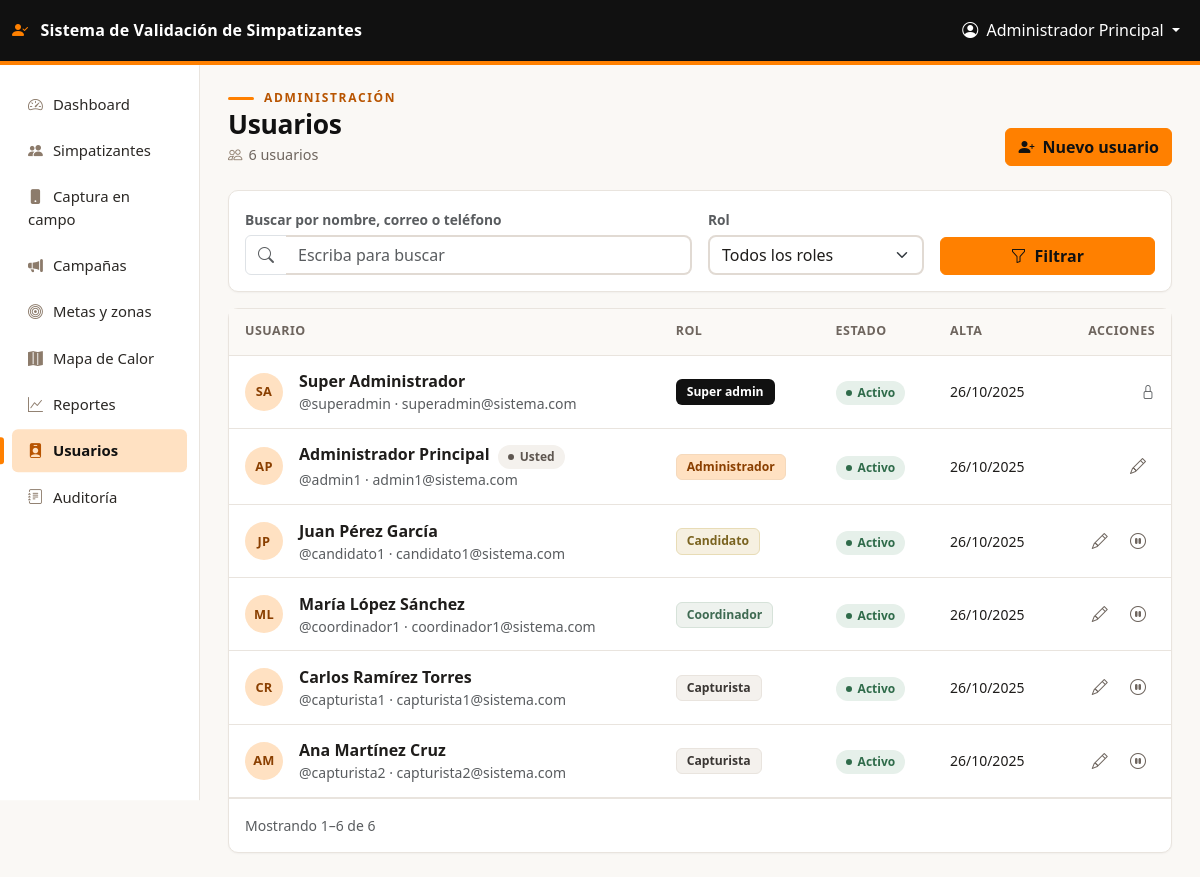
The page /public/usuarios/index.php (signed in) on the database its author committed.
### tables this page shows
CREATE TABLE IF NOT EXISTS usuarios (
    id INT AUTO_INCREMENT PRIMARY KEY,
    username VARCHAR(50) UNIQUE NOT NULL,
    email VARCHAR(100) UNIQUE NOT NULL,
    password VARCHAR(255) NOT NULL,
    nombre_completo VARCHAR(150) NOT NULL,
    rol ENUM('super_admin', 'admin', 'candidato', 'coordinador', 'capturista') NOT NULL DEFAULT 'capturista',
    activo TINYINT(1) DEFAULT 1,
    intentos_fallidos INT DEFAULT 0,
    bloqueado_hasta DATETIME NULL,
    whatsapp VARCHAR(20),
    twitter VARCHAR(100),
    instagram VARCHAR(100),
    facebook VARCHAR(100),
    youtube VARCHAR(100),
    tiktok VARCHAR(100),
    created_at TIMESTAMP DEFAULT CURRENT_TIMESTAMP,
    updated_at TIMESTAMP DEFAULT CURRENT_TIMESTAMP ON UPDATE CURRENT_TIMESTAMP,
    INDEX idx_rol (rol),
    INDEX idx_email (email),
    INDEX idx_activo (activo)
);

### config/Database.php (called while the page is built, shortened)
<?php
class Database {
    private static $instance = null;
    private $connection;
    private function __construct() {
        try {
            $dsn = "mysql:host=" . DB_HOST . ";dbname=" . DB_NAME . ";charset=" . DB_CHARSET;
            $options = [
                PDO::ATTR_ERRMODE => PDO::ERRMODE_EXCEPTION,
                PDO::ATTR_DEFAULT_FETCH_MODE => PDO::FETCH_ASSOC,
                PDO::ATTR_EMULATE_PREPARES => false,
                PDO::MYSQL_ATTR_INIT_COMMAND => "SET NAMES " . DB_CHARSET
            ];
            $this->connection = new PDO($dsn, DB_USER, DB_PASS, $options);
        } catch (PDOException $e) {
            error_log("Error de conexión a la base de datos: " . $e->getMessage());
            http_response_code(500);
            die("No fue posible conectar con la base de datos. Intente más tarde.");
        }
    }
    public static function getInstance() {
        if (self::$instance === null) {
            self::$instance = new self();
        }
        return self::$instance;
    }
    public function query($sql, $params = []) {
        try {
            $stmt = $this->connection->prepare($sql);
            $stmt->execute($params);
            return $stmt->fetchAll();
        } catch (PDOException $e) {
            $this->registrarError($e, "query");
            return false;
        }
    }
    public function queryOne($sql, $params = []) {
        try {
            $stmt = $this->connection->prepare($sql);
            $stmt->execute($params);
            return $stmt->fetch();
        } catch (PDOException $e) {
            $this->registrarError($e, "queryOne");
            return false;
        }
    }
}

### app/controllers/UsuarioController.php (called while the page is built, shortened)
<?php
require_once __DIR__ . '/../../config/Database.php';
require_once __DIR__ . '/../models/Usuario.php';
require_once __DIR__ . '/AuthController.php';
class UsuarioController {
    private $model;
    public function __construct() {
        $this->model = new Usuario();
        $this->auth = new AuthController();
    }
    public function listar($filtros = [], $page = 1) {
        $usuarios = $this->model->obtenerTodos($page, RECORDS_PER_PAGE, $filtros['rol'] ?? null, $filtros['buscar'] ?? null);
        $total = $this->model->contarTotal($filtros['rol'] ?? null, $filtros['buscar'] ?? null);
        $totalPaginas = ceil($total / RECORDS_PER_PAGE);
        return [
            'usuarios' => $usuarios,
            'total' => $total,
            'pagina_actual' => $page,
            'total_paginas' => $totalPaginas
        ];
    }
}

### app/controllers/AuthController.php (called while the page is built, shortened)
<?php
require_once __DIR__ . '/../../config/Database.php';
require_once __DIR__ . '/../models/Usuario.php';
require_once __DIR__ . '/../helpers/security.php';
class AuthController {
    public function estaAutenticado() {
        return true;
    }
    public function tieneRol($roles) {
        return in_array($_SESSION['rol'], $roles);
    }
    public function obtenerUsuarioId() {
        return $_SESSION['usuario_id'] ?? null;
    }
    public function obtenerRol() {
        return $_SESSION['rol'] ?? null;
    }
}

### app/models/Usuario.php (called while the page is built, shortened)
<?php
class Usuario {
    private $db;
    public function __construct() {
        $this->db = Database::getInstance();
    }
    private function buildSearchConditions($buscar, &$params) {
        if (!$buscar) {
            return '';
        }
        return "(nombre_completo LIKE ? OR email LIKE ? OR whatsapp LIKE ?)";
    }
    public function obtenerTodos($page = 1, $perPage = RECORDS_PER_PAGE, $rol = null, $buscar = null) {
        $offset = ($page - 1) * $perPage;
        $params = [];
        $conditions = [];
        $searchCondition = $this->buildSearchConditions($buscar, $params);
        $whereClause = !empty($conditions) ? "WHERE " . implode(" AND ", $conditions) : "";
        $sql = "SELECT id, username, email, nombre_completo, rol, activo, created_at
                FROM usuarios
                {$whereClause}
                ORDER BY created_at DESC LIMIT ? OFFSET ?";
        $params[] = $perPage;
        $params[] = $offset;
        return $this->db->query($sql, $params);
    }
    public function contarTotal($rol = null, $buscar = null) {
        $params = [];
        $conditions = [];
        $searchCondition = $this->buildSearchConditions($buscar, $params);
        $whereClause = !empty($conditions) ? "WHERE " . implode(" AND ", $conditions) : "";
        $sql = "SELECT COUNT(*) as total FROM usuarios {$whereClause}";
        $result = $this->db->queryOne($sql, $params);
        return $result['total'] ?? 0;
    }
}

### app/helpers/security.php (called while the page is built, shortened)
<?php
function seguridad_iniciar_sesion() {
    if (session_status() !== PHP_SESSION_NONE) {
        return;
    }
    $https = (!empty($_SERVER['HTTPS']) && $_SERVER['HTTPS'] !== 'off')
        || (($_SERVER['HTTP_X_FORWARDED_PROTO'] ?? '') === 'https');
}

### public/usuarios/index.php (the view, shortened to what this page needs)
<?php
require_once __DIR__ . '/../../config/Database.php';
require_once __DIR__ . '/../../app/controllers/AuthController.php';
require_once __DIR__ . '/../../app/controllers/UsuarioController.php';
$auth = new AuthController();
$auth->requiereRol(['super_admin', 'admin']);
$controller = new UsuarioController();
$filtros = [];
$page = isset($_GET['page']) ? max(1, (int)$_GET['page']) : 1;
$resultado = $controller->listar($filtros, $page);
include __DIR__ . '/../../app/views/layouts/header.php';
?>
<?php
$esSuper       = $auth->obtenerRol() === 'super_admin';
$miId          = $auth->obtenerUsuarioId();
$paginaActual  = max(1, (int)$resultado['pagina_actual']);
$total         = (int)$resultado['total'];
$porPagina     = defined('RECORDS_PER_PAGE') ? RECORDS_PER_PAGE : 25;
$desde         = $total > 0 ? (($paginaActual - 1) * $porPagina) + 1 : 0;
$hasta         = min($total, $paginaActual * $porPagina);
$filtrosGet = [];
$hayFiltros = !empty($filtrosGet);
$roles = ['super_admin' => 'Super admin', 'admin' => 'Administrador', 'candidato' => 'Candidato', 'coordinador' => 'Coordinador', 'capturista' => 'Capturista'];
?>
<div class="container-fluid p-0">
    <div class="page-head">
        <div>
            <div class="eyebrow">Administración</div>
            <h1>Usuarios</h1>
            <div class="meta"><span><i class="bi bi-people"></i><?php echo number_format($total); ?> usuarios<?php echo $hayFiltros ? ' con los filtros aplicados' : ''; ?></span></div>
        </div>
        <a href="crear.php" class="btn btn-primary"><i class="bi bi-person-plus-fill me-2"></i>Nuevo usuario</a>
    </div>
    <div class="card mb-3">
        <div class="card-body">
            <form method="GET" action="" class="row g-3 align-items-end">
                <div class="col-lg-6">
                    <label class="form-label small text-muted mb-1">Buscar por nombre, correo o teléfono</label>
                    <div class="input-group">
                        <span class="input-group-text bg-white"><i class="bi bi-search text-muted"></i></span>
                        <input type="text" class="form-control border-start-0" name="buscar" placeholder="Escriba para buscar"
                               value="<?php echo htmlspecialchars($_GET['buscar'] ?? ''); ?>">
                    </div>
                </div>
                <div class="col-lg-3 col-md-6">
                    <label class="form-label small text-muted mb-1">Rol</label>
                    <select class="form-select" name="rol">
                        <option value="">Todos los roles</option>
                    </select>
                </div>
                <div class="col-lg-3 col-md-6">
                    <div class="d-flex gap-2">
                        <button type="submit" class="btn btn-primary flex-fill"><i class="bi bi-funnel me-2"></i>Filtrar</button>
                    </div>
                </div>
            </form>
        </div>
    </div>
    <div class="card">
        <div class="table-responsive">
            <table class="table table-hover align-middle mb-0 simp-table">
                <thead>
                    <tr>
                        <th>Usuario</th>
                        <th>Rol</th>
                        <th>Estado</th>
                        <th class="d-none d-lg-table-cell">Alta</th>
                        <th class="text-end">Acciones</th>
                    </tr>
                </thead>
                <tbody>
                <?php if (empty($resultado['usuarios'])): ?>
                    <tr><td colspan="5">
                        <div class="empty-state">
                            <i class="bi bi-people"></i>
                            <p class="mt-3 mb-1"><?php echo $hayFiltros ? 'Ningún usuario coincide con los filtros.' : 'No hay usuarios registrados.'; ?></p>
                            <?php if ($hayFiltros): ?><a href="index.php" class="btn btn-sm btn-soft mt-2">Limpiar filtros</a><?php endif; ?>
                        </div>
                    </td></tr>
                <?php else: ?>
                    <?php foreach ($resultado['usuarios'] as $usuario):
                        $partes = preg_split('/\s+/', trim($usuario['nombre_completo']));
                        $iniciales = mb_strtoupper(mb_substr($partes[0] ?? '', 0, 1) . mb_substr($partes[1] ?? '', 0, 1));
                        $esMio = ((int)$usuario['id'] === (int)$miId);
                        $objetivoSuper = ($usuario['rol'] === 'super_admin');
                        $puedeGestionar = $esSuper || !$objetivoSuper;
                    ?>
                        <tr>
                            <td>
                                <div class="d-flex align-items-center gap-3">
                                    <span class="avatar"><?php echo htmlspecialchars($iniciales ?: '?'); ?></span>
                                    <div class="min-w-0">
                                        <div class="fw-semibold">
                                            <?php echo htmlspecialchars($usuario['nombre_completo']); ?>
                                            <?php if ($esMio): ?><span class="status-pill off ms-1">Usted</span><?php endif; ?>
                                        </div>
                                        <div class="small text-muted">@<?php echo htmlspecialchars($usuario['username']); ?> · <?php echo htmlspecialchars($usuario['email']); ?></div>
                                    </div>
                                </div>
                            </td>
                            <td><span class="rol-pill rol-<?php echo htmlspecialchars($usuario['rol']); ?>"><?php echo htmlspecialchars($roles[$usuario['rol']] ?? ucfirst(str_replace('_', ' ', $usuario['rol']))); ?></span></td>
                            <td><span class="status-pill <?php echo $usuario['activo'] ? 'on' : 'off'; ?>"><?php echo $usuario['activo'] ? 'Activo' : 'Inactivo'; ?></span></td>
                            <td class="d-none d-lg-table-cell small text-nowrap"><?php echo date('d/m/Y', strtotime($usuario['created_at'])); ?></td>
                            <td class="text-end text-nowrap">
                                <?php if ($puedeGestionar): ?>
                                    <a href="editar.php?id=<?php echo (int)$usuario['id']; ?>" class="icon-btn" title="Editar"><i class="bi bi-pencil"></i></a>
                                    <?php if (!$esMio): ?>
                                        <a href="suspender.php?id=<?php echo (int)$usuario['id']; ?>" class="icon-btn" title="<?php echo $usuario['activo'] ? 'Suspender' : 'Activar'; ?>">
                                            <i class="bi bi-<?php echo $usuario['activo'] ? 'pause-circle' : 'play-circle'; ?>"></i>
                                        </a>
                                    <?php endif; ?>
                                <?php else: ?>
                                    <span class="text-muted small" title="Solo un super administrador puede gestionar esta cuenta"><i class="bi bi-lock"></i></span>
                                <?php endif; ?>
                            </td>
                        </tr>
                    <?php endforeach; ?>
                <?php endif; ?>
                </tbody>
            </table>
        </div>
        <?php if ($total > 0): ?>
        <div class="d-flex flex-wrap justify-content-between align-items-center gap-2 px-3 py-3 border-top">
            <div class="small text-muted">Mostrando <?php echo number_format($desde); ?>–<?php echo number_format($hasta); ?> de <?php echo number_format($total); ?></div>
        </div>
        <?php endif; ?>
    </div>
</div>
<?php include __DIR__ . '/../../app/views/layouts/footer.php'; ?>

### rows shown on the page
usuarios: nombre_completo "SA", nombre_completo "Super Administrador", username "superadmin", email "superadmin@sistema.com", rol "Super admin", activo "Activo", created_at "26/10/2025"
usuarios: nombre_completo "AP", nombre_completo "Administrador Principal", shows "Usted", username "admin1", email "admin1@sistema.com", rol "Administrador", activo "Activo", created_at "26/10/2025"
usuarios: nombre_completo "JP", nombre_completo "Juan Pérez García", username "candidato1", email "candidato1@sistema.com", rol "Candidato", activo "Activo", created_at "26/10/2025"
usuarios: nombre_completo "ML", nombre_completo "María López Sánchez", username "coordinador1", email "coordinador1@sistema.com", rol "Coordinador", activo "Activo", created_at "26/10/2025"
usuarios: nombre_completo "CR", nombre_completo "Carlos Ramírez Torres", username "capturista1", email "capturista1@sistema.com", rol "Capturista", activo "Activo", created_at "26/10/2025"
usuarios: nombre_completo "AM", nombre_completo "Ana Martínez Cruz", username "capturista2", email "capturista2@sistema.com", rol "Capturista", activo "Activo", created_at "26/10/2025"

### other values the page prints
APP_NAME "Sistema de Validación de Simpatizantes"
$_SESSION['nombre_completo'] "Administrador Principal"
$total "6"
$desde "1"
$hasta "6"
